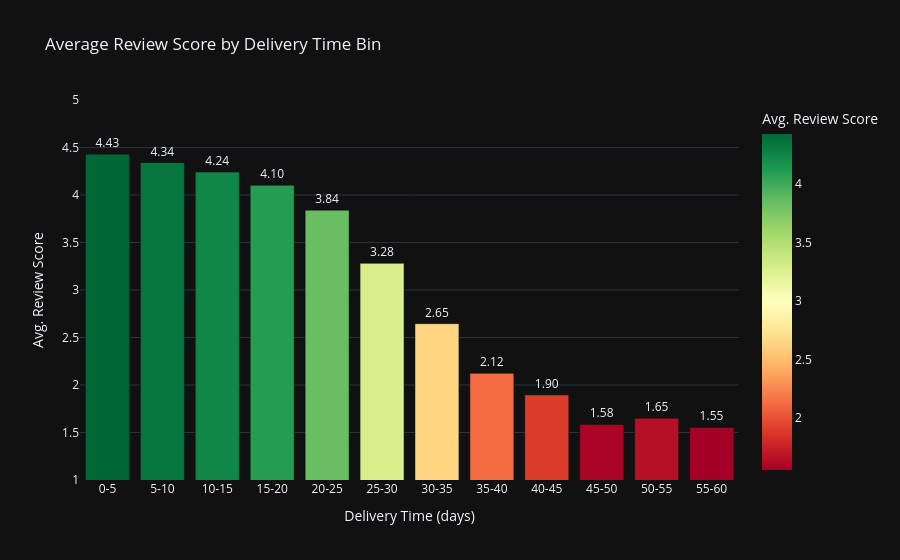

The notebook cell this image was saved under:
### Markdown cell above
### Do late deliveries affect review score?

### Code cell
# Creating a copy of df_orders and drop rows with missing delivery_time_days or avg_review_score
df = df_orders.dropna(subset=['delivery_time_days', 'avg_review_score']).copy()

# Creating bins 
bins = list(range(0, 65, 5)) 
labels = [f'{i}-{i+5}' for i in range(0, 60, 5)]

df['delivery_bin'] = pd.cut(df['delivery_time_days'], bins=bins, labels=labels, right=False)

# Group by bin and calculate mean review score and count of orders
agg = df.groupby('delivery_bin', observed=False).agg(
    avg_score=('avg_review_score', 'mean'),
    count=('avg_review_score', 'count')
).reset_index()

fig = px.bar(agg, x='delivery_bin', y='avg_score',
             title='Average Review Score by Delivery Time Bin',
             labels={'delivery_bin': 'Delivery Time (days)', 'avg_score': 'Avg. Review Score'},
             text='avg_score',
             color='avg_score',
             color_continuous_scale='RdYlGn')
fig.update_traces(texttemplate='%{text:.2f}', textposition='outside')
fig.update_yaxes(range=[1, 5])  
fig.update_layout(template='plotly_dark')

fig.show()

### Figure 1 — Plotly figure (JSON) as saved in the notebook; plotly's stock layout.template omitted (floating-point values rounded to 4 significant figures)
{"data": [{"hovertemplate": "Delivery Time (days)=%{x}<br>Avg. Review Score=%{marker.color}<extra></extra>", "legendgroup": "", "marker": {"color": [4.429, 4.341, 4.241, 4.102, 3.84, 3.28, 2.645, 2.123, 1.895, 1.584, 1.649, 1.554], "coloraxis": "coloraxis", "pattern": {"shape": ""}}, "name": "", "orientation": "v", "showlegend": false, "text": [4.429, 4.341, 4.241, 4.102, 3.84, 3.28, 2.645, 2.123, 1.895, 1.584, 1.649, 1.554], "textposition": "outside", "texttemplate": "%{text:.2f}", "type": "bar", "x": ["0-5", "5-10", "10-15", "15-20", "20-25", "25-30", "30-35", "35-40", "40-45", "45-50", "50-55", "55-60"], "xaxis": "x", "y": [4.429, 4.341, 4.241, 4.102, 3.84, 3.28, 2.645, 2.123, 1.895, 1.584, 1.649, 1.554], "yaxis": "y"}], "layout": {"barmode": "relative", "coloraxis": {"colorbar": {"title": {"text": "Avg. Review Score"}}, "colorscale": [[0, "rgb(165,0,38)"], [0.1, "rgb(215,48,39)"], [0.2, "rgb(244,109,67)"], [0.3, "rgb(253,174,97)"], [0.4, "rgb(254,224,139)"], [0.5, "rgb(255,255,191)"], [0.6, "rgb(217,239,139)"], [0.7, "rgb(166,217,106)"], [0.8, "rgb(102,189,99)"], [0.9, "rgb(26,152,80)"], [1, "rgb(0,104,55)"]]}, "legend": {"tracegroupgap": 0}, "title": {"text": "Average Review Score by Delivery Time Bin"}, "xaxis": {"anchor": "y", "domain": [0, 1], "title": {"text": "Delivery Time (days)"}}, "yaxis": {"anchor": "x", "domain": [0, 1], "range": [1, 5], "title": {"text": "Avg. Review Score"}}}}
